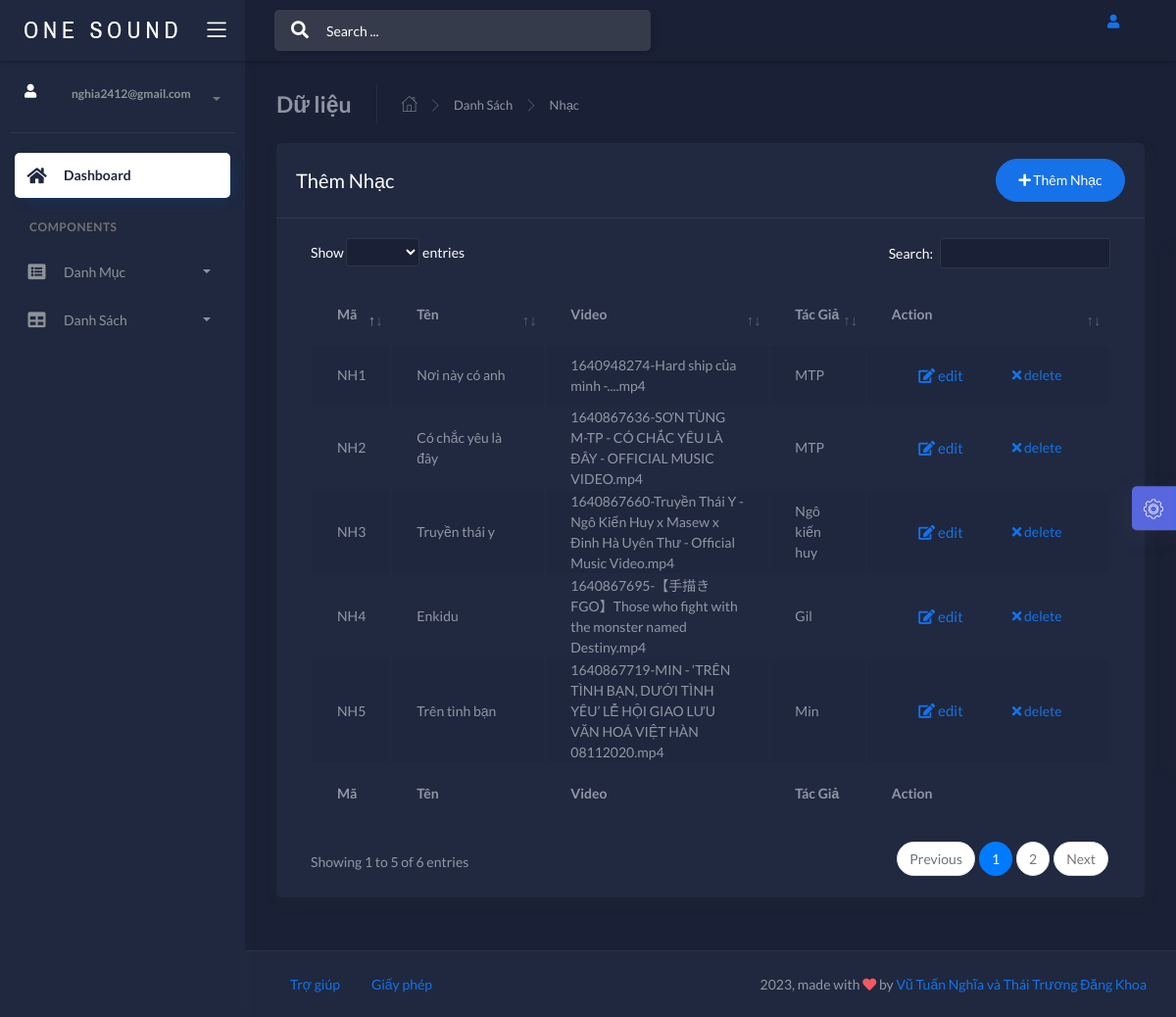
Screenshot of /1/1/admin/index.php?controller=nhaccontroller&action=index (signed in) with the database file from the repository.
### tables this page shows
CREATE TABLE IF NOT EXISTS `nhac` (
  `id_nhac` varchar(50) NOT NULL,
  `tennhac` varchar(100) NOT NULL,
  `video` varchar(100) NOT NULL,
  `tentacgia` varchar(100) NOT NULL,
  PRIMARY KEY (`id_nhac`)
);

### 1/1/admin/models/Db.php (called while the page is built, shortened)
<?php
class Db {
    protected static $pdo;
    function __construct()
    {
        self::$pdo= new PDO('mysql:host='. HOST .';dbname='.DB , USER  , PW );
        self::$pdo->query('set names utf8' );
    }
    protected function selectQuery($sql, $arr=[])
    {
        $stm = self::$pdo->prepare($sql);
        $stm->execute($arr);
        return $stm->fetchAll(PDO::FETCH_ASSOC);
    }
}
?>

### 1/1/admin/models/nhacmodel.php (called while the page is built, shortened)
<?php
class nhacmodel extends Db
{
    function all()
    {
        return $this->selectQuery('select * from nhac');
    }
}

### 1/1/admin/views/nhac/nhac.php (the view, shortened to what this page needs)
<!DOCTYPE html>
<html lang="en">
    <?php include './views/layouts/headerpage.php' ?>
<body data-background-color="dark">
    <div class="wrapper">
        <div class="main-header">
            <?php include './views/layouts/logoheader.php'?>
            <?php include './views/layouts/navbarpage.php'?>
        </div>
        <?php include './views/layouts/sidebarmenu.php' ?>
        <div class="main-panel">
            <div class="content">
            <div class="page-inner">
    <div class="page-header">
        <h4 class="page-title">Dữ liệu</h4>
            <ul class="breadcrumbs">
                <li class="nav-home">
                    <a href="#">
                        <i class="flaticon-home"></i>
                    </a>
                </li>
                <li class="separator">
                    <i class="flaticon-right-arrow"></i>
                </li>
                <li class="nav-item">
                    <a href="#">Danh Sách</a>
                </li>
                <li class="separator">
                    <i class="flaticon-right-arrow"></i>
                </li>
                <li class="nav-item">
                    <a href="#">Nhạc</a>
                </li>
            </ul>
    </div>
        <div class="row">
                        <div class="col-md-12">
                            <div class="card">
                                <div class="card-header">
                                    <div class="d-flex align-items-center">
                                        <h4 class="card-title">Thêm Nhạc</h4>
                                        <button class="btn btn-primary btn-round ml-auto" data-toggle="modal" data-target="#addRowModal">
                                            <i class="fa fa-plus"></i>
                                            Thêm Nhạc
                                        </button>
                                    </div>
                                </div>
                                <div class="card-body">
                                    <div class="table-responsive">
                                        <table id="add-row" class="display table table-striped table-hover" >
                                            <thead>
                                                <tr>
                                                    <th>Mã</th>
                                                    <th>Tên</th>
                                                    <th>Video</th>
                                                    <th>Tác Giả</th>
                                                    <th style="width: 10%">Action</th>
                                                </tr>
                                            </thead>
                                            <tfoot>
                                                <tr>
                                                    <th>Mã</th>
                                                    <th>Tên</th>
                                                    <th>Video</th>
                                                    <th>Tác Giả</th>
                                                    <th>Action</th>
                                                </tr>
                                            </tfoot>
                                            <tbody>
                                                    <?php
                                                    foreach ($data as $tl) {
                                                    ?>
                                                    <tr>
                                                        <td><?php echo $tl['id_nhac']?></td>
                                                        <td><?php echo $tl['tennhac']?></td>
                                                        <td><?php echo $tl['video']?></td>
                                                        <td><?php echo $tl['tentacgia']?></td>
                                                        <td>
                                                            <div class="form-button-action">
                                                                <button type="button" title="" class="btn btn-link btn-primary btn-lg" data-original-title="Edit Task"><a href="index.php?controller=nhaccontroller&action=sua&id=<?php echo $tl['id_nhac']?>">
                                                                    <i class="fa fa-edit"></i> edit
                                                                </button></a>
                                                                <button type="submit" data-toggle="tooltip" title="" class="btn btn-link btn-danger" data-original-title="Remove"><a href="index.php?controller=nhaccontroller&action=delete&id=<?php echo $tl['id_nhac']?>">
                                                                <i class="fa fa-times"></i> delete</a>
                                                                </button>
                                                            </div>
                                                        </td>
                                                    </tr>
                                                    <?php
                                                    }
                                                    ?>
                                            </tbody>
                                        </table>
                                    </div>
                                </div>
                            </div>
                        </div>
                    </div>
</div>
            </div>
            <?php include'./views/layouts/footerpage.php'?>
        </div>
        <div class="custom-template">
            <div class="custom-toggle">
                <i class="flaticon-settings"></i>
            </div>
        </div>
    </div>
</body>
</html>

### 1/1/admin/views/assets/css/demo.css (style rules this page uses)
.custom-template { position: fixed; top: 50%; transform: translateY(-50%); right: -325px; width: 325px; height: max-content; display: block; z-index: 1; background: #ffffff; transition: all .3s; z-index: 1003; box-shadow: -1px 1px 20px rgba(69, 65, 78, 0.15); border-top-left-radius: 5px; border-bottom-left-radius: 5px; transition: all .5s; }
.custom-template .custom-toggle { position: absolute; width: 45px; height: 45px; background: rgb(88, 103, 221); top: 50%; left: -45px; transform: translateY(-50%); display: flex; align-items: center; justify-content: center; text-align: center; border-top-left-radius: 5px; border-bottom-left-radius: 5px; border-right: 1px solid #177dff; cursor: pointer; color: #ffffff; box-shadow: -5px 5px 20px rgba(69, 65, 78, 0.21); }
.custom-template .custom-toggle i { font-size: 20px; animation: 1.3s spin linear infinite; }

### rows the page displays
nhac: id_nhac "NH3", tennhac "Truyền thái y", video "1640867660-Truyền Thái Y - Ngô Kiến Huy x Masew x Đinh Hà Uyên Thư - Official Music Video.mp4", tentacgia "Ngô kiến huy"
nhac: id_nhac "NH4", tennhac "Enkidu", video "1640867695-【手描きFGO】Those who fight with the monster named Destiny.mp4", tentacgia "Gil"
nhac: id_nhac "NH5", tennhac "Trên tình bạn", video "1640867719-MIN - ‘TRÊN TÌNH BẠN, DƯỚI TÌNH YÊU’ LỄ HỘI GIAO LƯU VĂN HOÁ VIỆT HÀN 08112020.mp4", tentacgia "Min"
nhac: id_nhac "NH1", tennhac "Nơi này có anh", video "1640948274-Hard ship của mình -....mp4", tentacgia "MTP"
nhac: id_nhac "NH2", tennhac "Có chắc yêu là đây", video "1640867636-SƠN TÙNG M-TP - CÓ CHẮC YÊU LÀ ĐÂY - OFFICIAL MUSIC VIDEO.mp4", tentacgia "MTP"

### other values shown
$_SESSION['email1'] "nghia2412@gmail.com"
